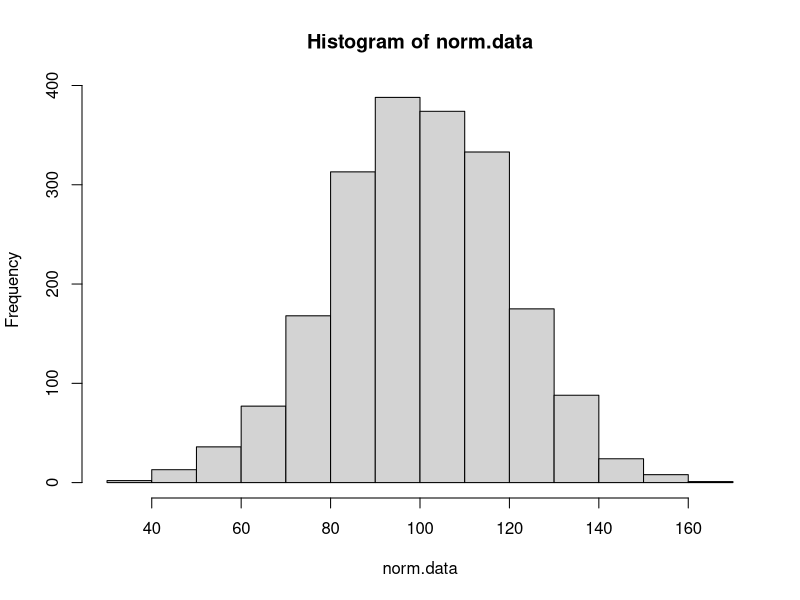
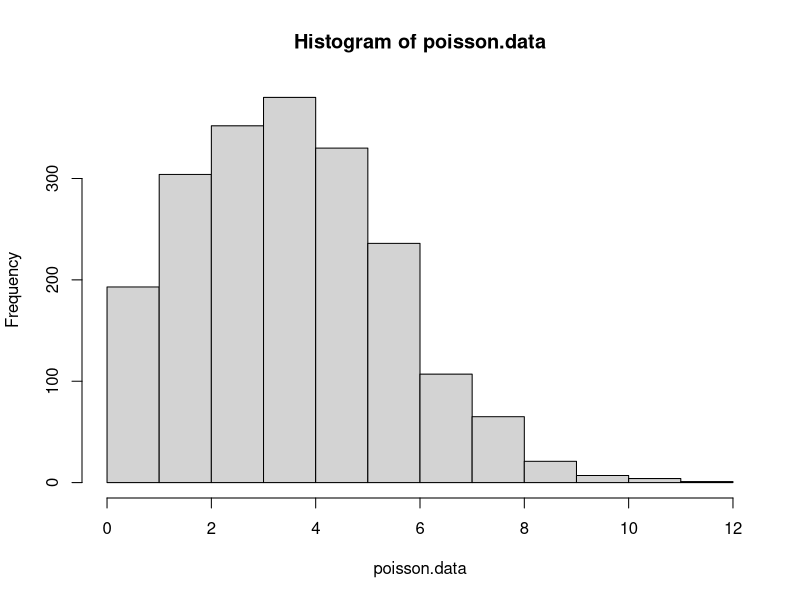
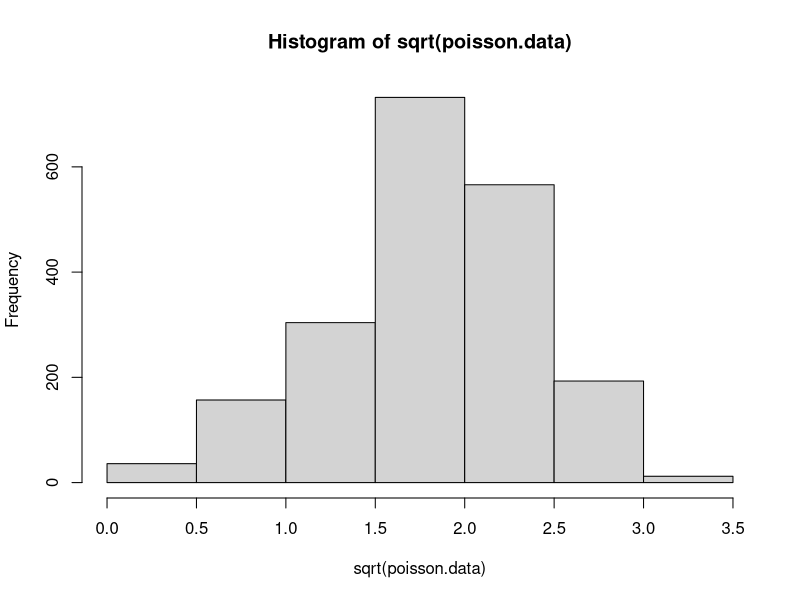

The R source for these figures, in order:
## ---- chunk 1
set.seed (12768)
norm.data<-rnorm(n = 2000, mean = 100, sd = 20)
hist(norm.data)
## ---- chunk 2
set.seed (12768)
poisson.data<-rpois(n = 2000, lambda = 4)
hist(poisson.data)

## ---- chunk 3
hist(sqrt(poisson.data))

